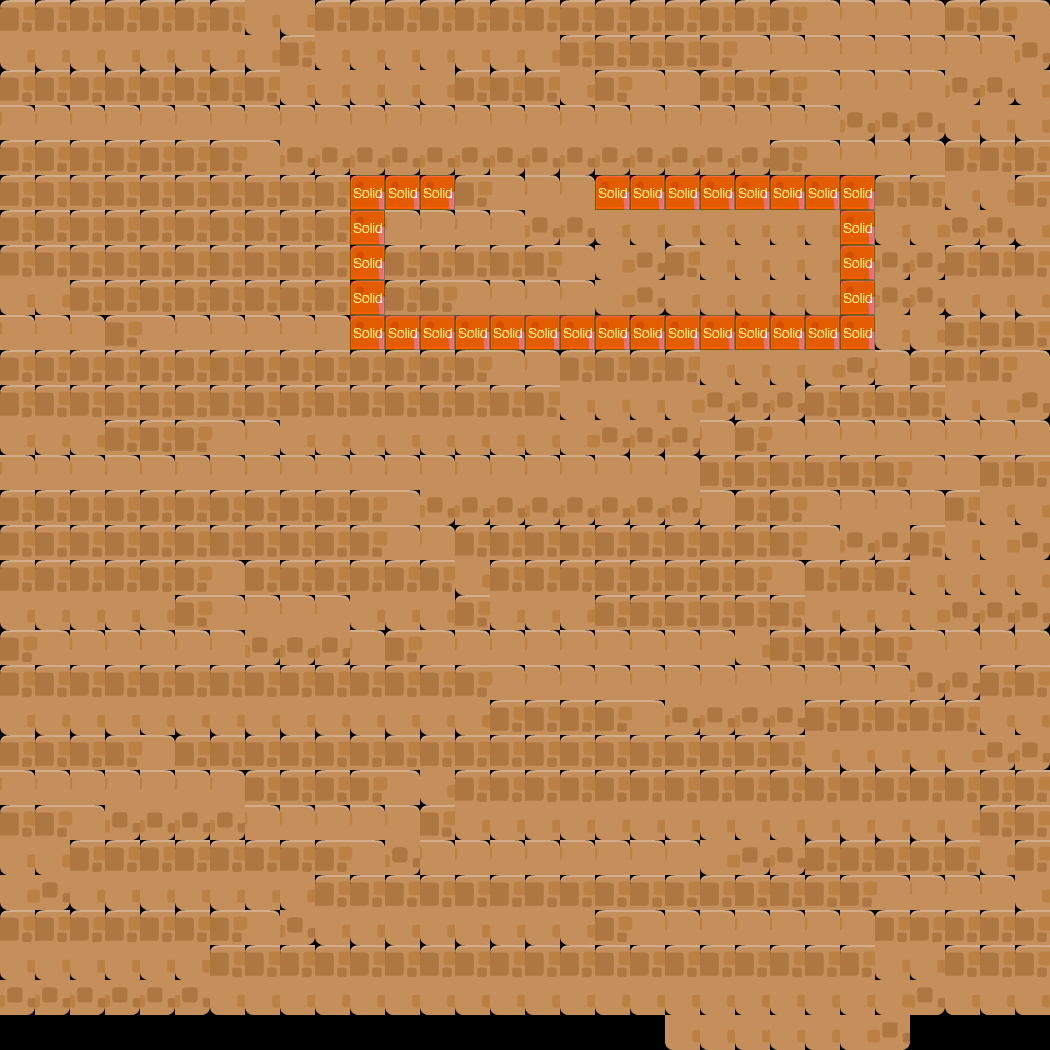

A 2D game scene composited from a Tiled map and its tileset images. What follows is a short description and the map's XML, with each tile layer's data collapsed to a summary:
An orthogonal 30x30 tile map with 35x35 px tiles, 3 tile layers (Tile Layer 1, walls, collision), 2 tilesets and 12 objects (2x TopDownEnemy, 2x AStarPath, mainPlayer, MiniMap, PauseMenu, ...).

<map version="1.0" orientation="orthogonal" width="30" height="30" tilewidth="35" tileheight="35">
 <tileset firstgid="1" name="tileset" tilewidth="35" tileheight="35">
  <image source="../img/tileset.png" width="512" height="512" />
 </tileset>
 <tileset firstgid="197" name="metatiles35x35" tilewidth="35" tileheight="35">
  <image source="../img/metatiles35x35.png" width="210" height="35" />
  <tile id="0">
   <properties>
    <property name="type" value="solid" />
   </properties>
  </tile>
  <tile id="1">
   <properties>
    <property name="type" value="platform" />
   </properties>
  </tile>
  <tile id="2">
   <properties>
    <property name="type" value="lslope" />
   </properties>
  </tile>
  <tile id="3">
   <properties>
    <property name="type" value="rslope" />
   </properties>
  </tile>
  <tile id="4">
   <properties>
    <property name="type" value="ladder" />
   </properties>
  </tile>
  <tile id="5">
   <properties>
    <property name="type" value="breakable" />
   </properties>
  </tile>
 </tileset>
 <layer name="Tile Layer 1" width="30" height="30">
  <data>[900 cells, 877 non-empty, 4 distinct tile ids]</data>
 </layer>
 <objectgroup name="player" width="30" height="30">
  <object name="TopDownPlayerEntity" type="mainPlayer" x="453" y="72" width="112" height="110">
   <properties>
    <property name="image" value="playerSprite" />
    <property name="left" value="LEFT" />
    <property name="right" value="right" />
    <property name="spriteheight" value="96" />
    <property name="spritewidth" value="75" />
    <property name="up" value="up" />
   </properties>
  </object>
 </objectgroup>
 <objectgroup name="minimap" width="30" height="30">
  <object name="MiniMap" x="21" y="34" width="145" height="105">
   <properties>
    <property name="focusedentity" value="TopDownPlayerEntity" />
    <property name="trackedentities" value="TopDownEnemy" />
   </properties>
  </object>
  <object name="PauseMenu" x="251" y="40" width="95" height="77" />
  <object name="DarkMask" x="140" y="272" width="91" height="95">
   <properties>
    <property name="opacity" value="0.9" />
   </properties>
  </object>
 </objectgroup>
 <layer name="walls" width="30" height="30">
  <data>[900 cells, 32 non-empty, 1 distinct tile ids]</data>
 </layer>
 <layer name="collision" width="30" height="30" opacity="0.55">
  <data>[900 cells, 32 non-empty, 1 distinct tile ids]</data>
 </layer>
 <objectgroup name="enemy" width="30" height="30">
  <object name="TopDownEnemy" x="595" y="385" width="74" height="67">
   <properties>
    <property name="id" value="enemy1" />
    <property name="image" value="flyEnemy" />
    <property name="speed" value="2" />
    <property name="spriteheight" value="32" />
    <property name="spritewidth" value="69" />
   </properties>
  </object>
  <object name="EnemyPathPoint" x="652" y="165" width="41" height="39" />
  <object name="AStarPath6" x="760" y="426">
   <properties>
    <property name="id" value="enemy1" />
    <property name="wait" value="1 400" />
   </properties>
   <polyline points="0,0 168,-30 163,-294 -7,-280" />
  </object>
  <object name="AStarPath" x="650" y="396">
   <properties>
    <property name="id" value="enemy1" />
    <property name="wait" value="1 400, 2 500, 3 100" />
   </properties>
   <polygon points="0,0 134,-5 78,-358 -292,-362 -604,-50 -210,102" />
  </object>
 </objectgroup>
 <objectgroup name="lights" width="30" height="30" visible="0">
  <object name="DynamicLight" x="803" y="228" width="29" height="30" />
 </objectgroup>
 <objectgroup name="enemy2" width="30" height="30">
  <object name="AStarPath" x="993" y="429">
   <properties>
    <property name="id" value="enemy2" />
   </properties>
   <polygon points="0,0 4,-275 -209,-277 -697,130" />
  </object>
  <object name="TopDownEnemy" x="959" y="435" width="74" height="67">
   <properties>
    <property name="id" value="enemy2" />
    <property name="image" value="flyEnemy" />
    <property name="speed" value="2" />
    <property name="spriteheight" value="32" />
    <property name="spritewidth" value="69" />
   </properties>
  </object>
 </objectgroup>
 <objectgroup name="gameManager" width="30" height="30">
  <object name="GameManager" x="33" y="164" width="90" height="74">
   <properties>
    <property name="astar" value="true" />
    <property name="darkmask" value="0,0,0,0.9" />
    <property name="music1" value="forestMusic" />
   </properties>
  </object>
 </objectgroup>
</map>
